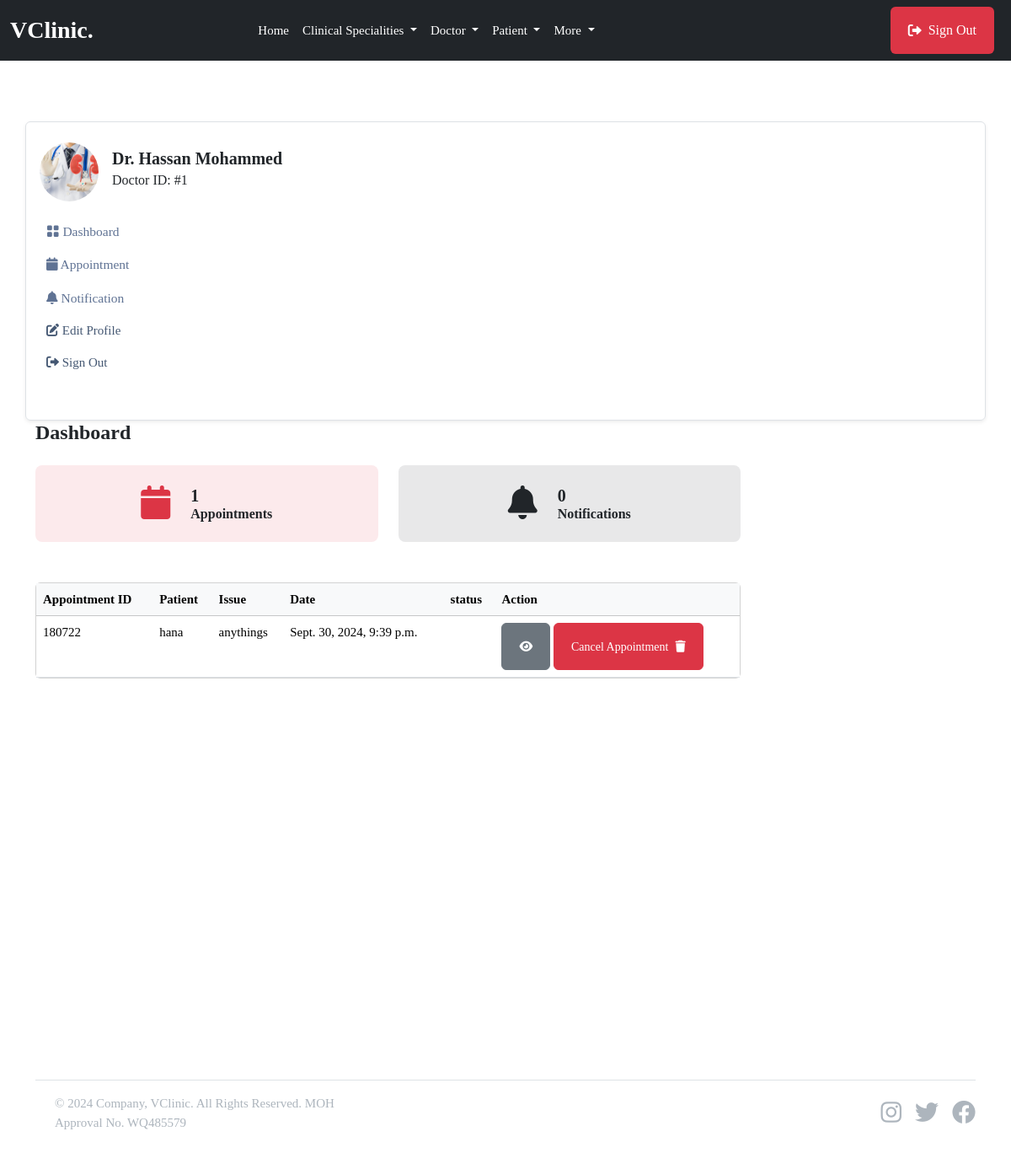
Page /doctor/ (signed in) on the earlier database version.
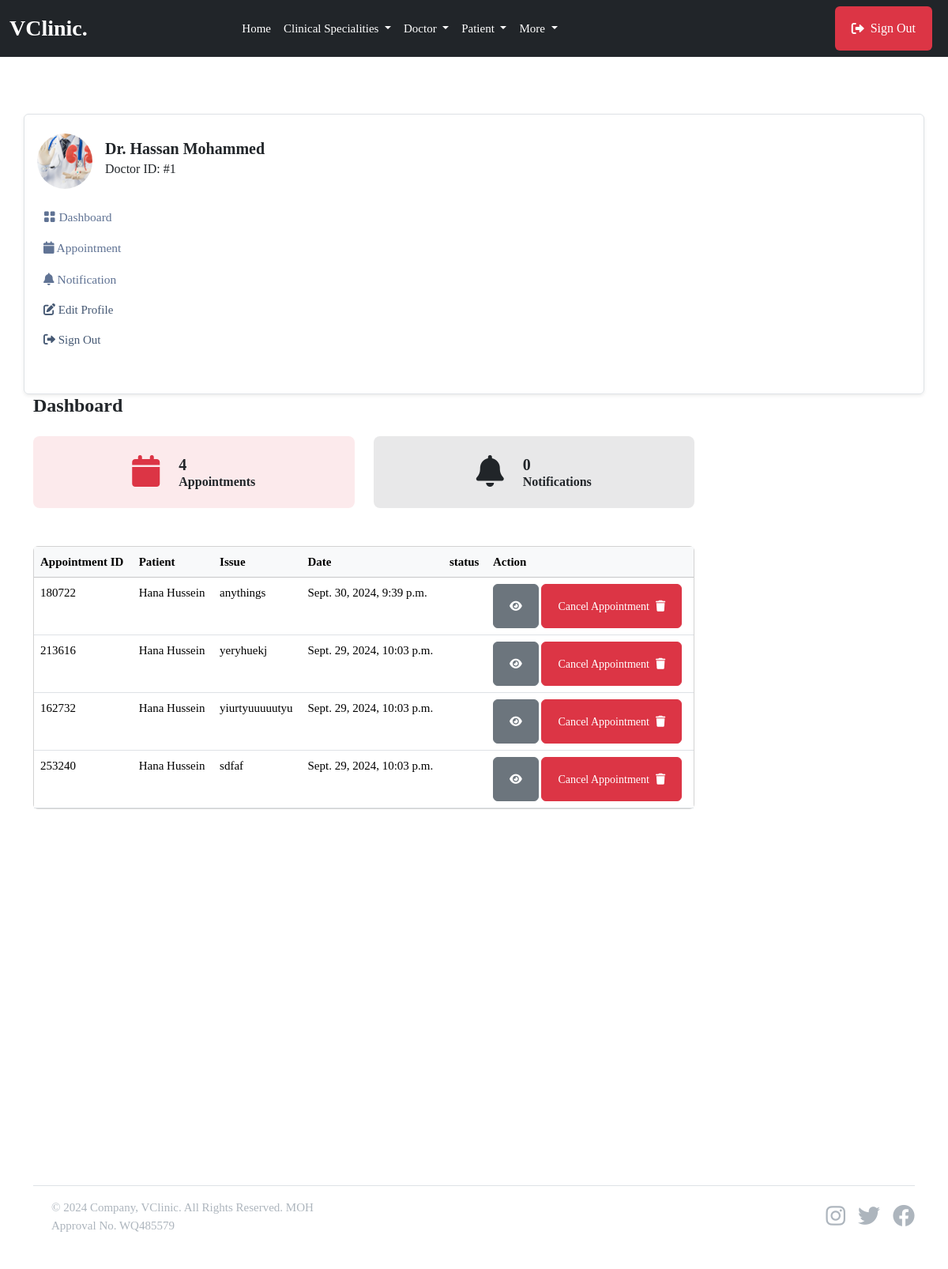
Same page on the later database version.
### mainapp/models.py (models this page shows, shortened)
class Appointment(models.Model):
    STATUS = [
        ('Scheduled', 'Scheduled'),
        ('Completed', 'Completed'),
        ('Pending', 'Pending'),
        ('Cancelled', 'Cancelled')
    ]
    service = models.ForeignKey(Service, on_delete=models.SET_NULL, null=True, blank=True, related_name='service_appointments')
    doctor = models.ForeignKey(doctor_models.Doctor, on_delete=models.SET_NULL, null=True, blank=True, related_name='doctor_appointments')
    patient = models.ForeignKey(patient_models.Patient, on_delete=models.SET_NULL, null=True, blank=True, related_name='appointments_patient')
    appointment_date = models.DateTimeField(null=True, blank=True)
    issues = models.TextField(blank=True, null=True)
    symptoms = models.TextField(blank=True, null=True)
    appointment_id = ShortUUIDField(length=6, max_length=10, alphabet="1234567890")
    appointment_status = models.CharField(max_length=120, choices=STATUS)

### patientapp/models.py (models this page shows, shortened)
class Patient(models.Model):         #create a new model from scratch
    user = models.OneToOneField(userauth_models.User, on_delete=models.CASCADE)  #when we delete this user , we delete doctor, there should be only one doctor that has one user model
    image = models.FileField(upload_to='images', blank=True, null=True)
    full_name = models.CharField(max_length=100, blank=True, null=True)
    mobile = models.CharField(max_length=15, blank=True, null=True)
    address = models.CharField(max_length=100, null=True, blank=True)
    email = models.CharField(max_length=100, null=True, blank=True)
    gender = models.CharField(max_length=100, null=True, blank=True)
    blood_group = models.CharField(max_length=100, null=True, blank=True)
    date_of_birth= models.DateTimeField(default=timezone.now, null=True, blank=True)

### doctorapp/views.py (the view)
# urls.py: path("", views.dashboard, name="dashboard"),
@login_required
def dashboard(request):
    doctor = doctor_models.Doctor.objects.get(user=request.user)
    appointments = base_models.Appointment.objects.filter(doctor=doctor)
    notifications = doctor_models.Notification.objects.filter(doctor=doctor)
    context = {
        "appointments": appointments,
        "notifications": notifications,
    }
    return render(request, "doctorapp/dashboard.html", context)

### templates/doctorapp/dashboard.html (shortened to what this page needs)
{% extends 'partials/base.html' %} {% block content %}
<section class="pt-5 pb-5">
    <div class="container">
        <div class="row mt-0 mt-md-4">
            {% include 'doctorapp/sidebar.html' %}
            <div class="col-lg-9 col-md-8 col-12">
                <div class="row mb-4">
                    <h4 class="mb-0 mb-4 fw-bold">Dashboard</h4>
                    <div class="col-sm-6 col-lg-6 mb-3 mb-lg-0">
                        <div class="d-flex justify-content-center align-items-center p-4 bg-danger bg-opacity-10 rounded-3">
                            <span class="display-6 lh-1 text-purple mb-0">
                                <i class="fas fa-calendar text-danger"></i>
                            </span>
                            <div class="ms-4">
                                <div class="d-flex">
                                    <h5 class="mb-0 fw-bold">{{appointments.count}}</h5>
                                </div>
                                <p class="mb-0 h6 fw-semibold">Appointments</p>
                            </div>
                        </div>
                    </div>
                    <div class="col-sm-6 col-lg-6 mb-3 mb-lg-0">
                        <div class="d-flex justify-content-center align-items-center p-4 bg-dark bg-opacity-10 rounded-3">
                            <span class="display-6 lh-1 text-dark mb-0">
                                <i class="fas fa-bell"></i>
                            </span>
                            <div class="ms-4">
                                <div class="d-flex">
                                    <h5 class="mb-0 fw-bold">{{notifications.count}}</h5>
                                </div>
                                <p class="mb-0 h6 fw-semibold">Notifications</p>
                            </div>
                        </div>
                    </div>
                </div>
                <div class="card mb-4 mt-5">
                    <div class="table-responsive overflow-y-hidden">
                        <table class="table mb-0 text-nowrap table-hover table-centered text-nowrap">
                            <thead class="table-light">
                                <tr>
                                    <th>Appointment ID</th>
                                    <th>Patient</th>
                                    <th>Issue</th>
                                    <th>Date</th>
                                    <th>status</th>
                                    <th>Action</th>
                                </tr>
                            </thead>
                            <tbody>
                                {% for a in appointments %}
                                <tr>
                                    <td>{{a.appointment_id}}</td>
                                    <td>{{a.patient.full_name}}</td>
                                    <td>{{a.issues}}</td>
                                    <td>{{a.appointment_date}}</td>
                                    <td>{{a.status}}</td>
                                    <td>
                                        <a href="" class="btn btn-secondary btn-sm"> <i class="fas fa-eye"></i></a>
                                        <a href="" class="btn btn-danger btn-sm">Cancel Appointment <i class="fas fa-trash ms-2"></i></a>
                                    </td>
                                </tr>
                                {% endfor %}
                            </tbody>
                        </table>
                    </div>
                </div>
            </div>
        </div>
</section>
{% endblock content %}

Differences in the rows shown:
changed through a linked row, Appointment "anythings": patient.full_name "hana" → "Hana Hussein"
added Appointment: appointment_id "213616", patient.full_name "Hana Hussein", issues "yeryhuekj", appointment_date "Sept. 29, 2024, 10:03 p.m."
added Appointment: appointment_id "162732", patient.full_name "Hana Hussein", issues "yiurtyuuuuutyu", appointment_date "Sept. 29, 2024, 10:03 p.m."
added Appointment: appointment_id "253240", patient.full_name "Hana Hussein", issues "sdfaf", appointment_date "Sept. 29, 2024, 10:03 p.m."
Other differences:
{{ appointments.count }}: "1" → "4"
